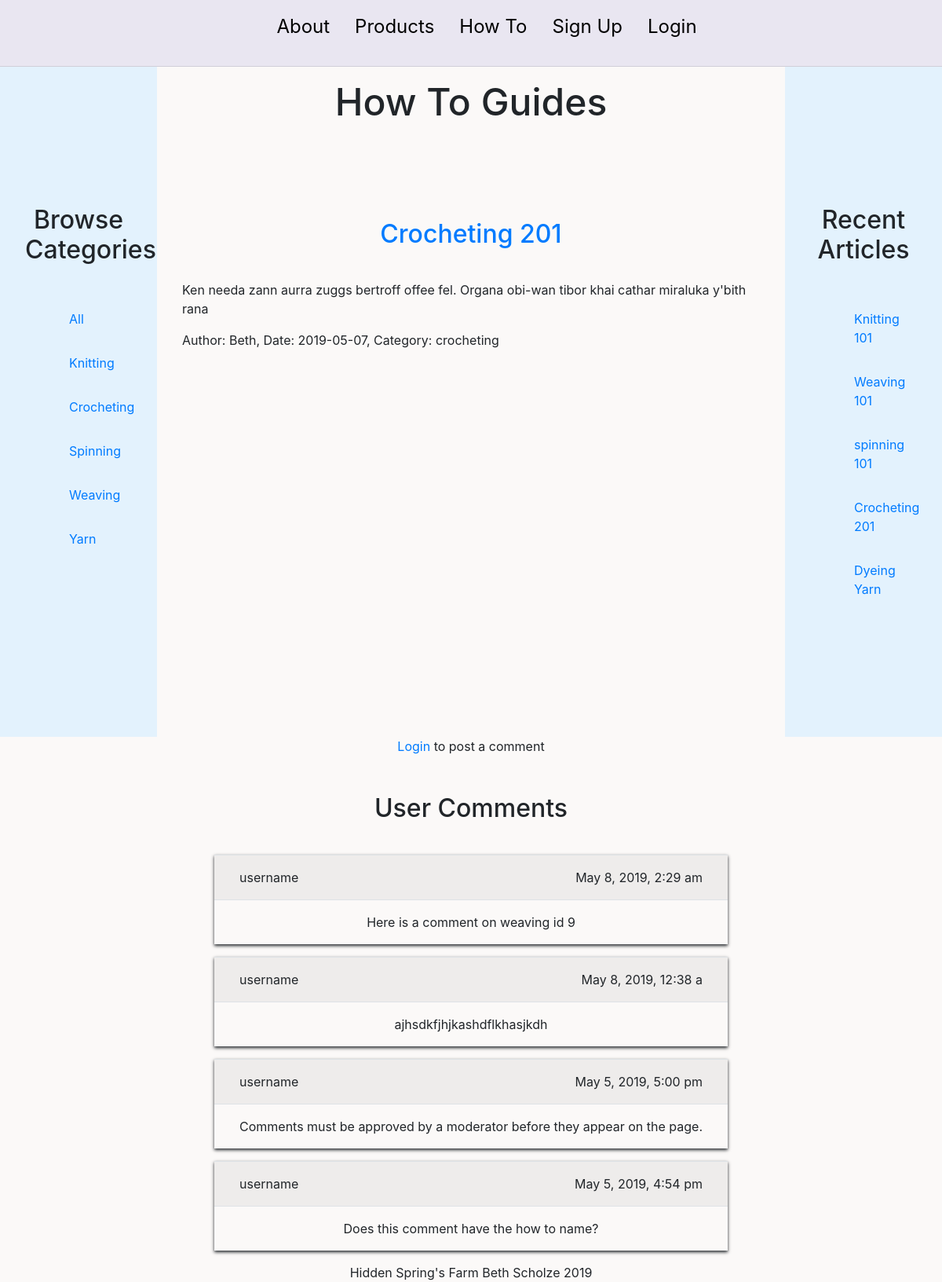
The app's page /howTos.php?howToId=2 with its own data.
### tables this page shows
CREATE TABLE `how_to_guides` (
  `id` int(11) NOT NULL AUTO_INCREMENT,
  `title` varchar(30) DEFAULT NULL,
  `date` date DEFAULT NULL,
  `content` text,
  `author` varchar(40) DEFAULT NULL,
  `category` varchar(20) DEFAULT NULL,
  `picture` varchar(30) DEFAULT NULL,
  `visible` varchar(5) DEFAULT 'yes',
  PRIMARY KEY (`id`)
);

CREATE TABLE `user_comments` (
  `commentId` int(11) NOT NULL AUTO_INCREMENT,
  `userId` int(11) DEFAULT NULL,
  `comment` text,
  `date` varchar(20) DEFAULT NULL,
  `approved` varchar(5) DEFAULT 'no',
  `username` varchar(30) DEFAULT NULL,
  `howTo` varchar(30) DEFAULT NULL,
  PRIMARY KEY (`commentId`)
);

### howTos.php (the view, shortened to what this page needs)
<?php
    require_once('header.php');
    require_once('navmenu.php');
    $title = '';
    ?>
    <section>
        <div class="row mb-5">
            <aside class="col-sm-12 col-md-2 aside">
                <h2>Browse Categories</h2>
                <ul>
                    <li><a href="howTos.php?howToId=6">All</a></li>
                    <li><a href="howTos.php?howToId=1">Knitting</a></li>
                    <li><a href="howTos.php?howToId=2">Crocheting</a></li>
                    <li><a href="howTos.php?howToId=3">Spinning</a></li>
                    <li><a href="howTos.php?howToId=4">Weaving</a></li>
                    <li><a href="howTos.php?howToId=5">Yarn</a></li>
                </ul>
            <?php
            if(isset($_GET['howToId'])) {
                $dbc = mysqli_connect(DB_HOST, DB_USER, DB_PASSWORD, DB_NAME)
                    or die('Error connecting to the database.');
                $query = "Select * from how_to_guides";
                $sort = $_GET['howToId'];
                switch ($sort) {
                case 2:
                    $query .= " where category='crocheting' and visible = 'yes'";
                    break;
                }
                 ?>
                </aside>
                <article id="howTo" class="col-sm-12 col-md-8">
                <?php
                $result = mysqli_query($dbc, $query)
                        or die("Error Selecting guides.");
                while($row = mysqli_fetch_array($result)) {
                    ?>
                    <h2><a href="howTos.php?titleId=<?php echo $row['id'] ?>"><?php echo $row['title'] ?></a></h2>
                    <p><?php echo substr($row['content'], 0, 100) ?></p>
                    <p>Author: <?php echo $row['author'] ?>, Date: <?php echo
                            $row['date'] ?>, Category: <?php echo $row['category'] ?></p>
                    <?php
                }
            }
            ?>
            </article>
            <aside class="col-sm-12 col-md-2 aside">
                <h2>Recent Articles</h2>
                <ul>
                <?php
                $dbc = mysqli_connect(DB_HOST, DB_USER, DB_PASSWORD, DB_NAME)
                    or die('Error connecting to the database.');
                $query = "Select * from how_to_guides where visible = 'yes' order by date limit 10";
                $result = mysqli_query($dbc, $query)
                        or die("Error Selecting guides.");
                while($row = mysqli_fetch_array($result)) {
                    ?>
                   <li><a href="howTos.php?titleId=<?php echo $row['id'] ?>"><?php echo $row['title'] ?></a></li>
                    <?php
                }
                ?>
                </ul>
            </aside>
        </div>
        <div class="row mt-5">
            <div class="mx-auto">
                <?php
                if(isset($_SESSION['username'])) {
                    ?>
                    <form class="forms" method="post" action="<?php echo $_SERVER['PHP_SELF']?>">
                        <h3>Add a comment</h3>
                        <textarea name="comment" id="comment" rows="4" cols="50">Comments must be approved by a moderator before they appear on the page.
                        </textarea><br />
                        <input type="hidden" name="title" value="<?php echo $title ?>" />
                        <input type="submit" name="submit" value="Post comment" />
                    </form>
                    <br />
                    <br />
                <?php
                }
                else {
                    echo '<p><a href="login.php">Login</a> to post a comment</p>';
                }
                ?>
            </div>
        </div>
         <div class="row">
            <div class="mx-auto">
                <h2>User Comments</h2>
                    <?php
                    $dbc = mysqli_connect(DB_HOST, DB_USER, DB_PASSWORD, DB_NAME)
                            or die('Error connecting to the database.');
                    $query = "Select * from user_comments where approved='yes' and howTo='$title' order by date desc";
                    $result = mysqli_query($dbc, $query)
                            or die ('Error querying the user comments.');
                     while($row = mysqli_fetch_array($result)) {
                        ?>
                        <table class="table table-striped" id="commentTable">
                        <tr><td class="text-left"><?php echo $row['username'] ?></td><td class="text-right"><?php echo $row['date'] ?></td></tr>
                        <tr><td colspan="2"><?php echo $row['comment'] ?></td></tr>
                        </table>
                        <?php
                     }
                    ?>
            </div>
        </div>
   </section>
   <?php
    require_once('footer.php');
    ?>

### css/styles.css (style rules this page uses)
* { box-sizing: border-box; }
body { background-color: #fbf9f8; }
ul li { list-style-type: none; padding: 1em; }
td, th { padding: 1em; text-align: center; }
h2 { text-align: center; padding-bottom: 1em; padding-top:1em; }
.aside { background-color: #e3f2fd; padding: 9em 2em; margin-top: -8.1em; margin-bottom: -3em; }
#howTo { padding: 2em; }
#commentTable { border: none; box-shadow: 0 2px 4px 0; }
#commentTable tr td { padding: 1em 2em; }
table { border: solid black 1px; margin-bottom: 2em; }
html, body { height: 100%; }
body { display: flex; flex-direction: column; }

### records on screen
how_to_guides: title "Crocheting 201", content "Ken needa zann aurra zuggs bertroff offee fel. Organa obi-wan tibor khai cathar miraluka y'bith rana", author "Beth", date "2019-05-07", category "crocheting"
how_to_guides: title "Knitting 101"
how_to_guides: title "Weaving 101"
how_to_guides: title "spinning 101"
how_to_guides: title "Dyeing Yarn"
user_comments: username "username", date "May 8, 2019, 2:29 am", comment "Here is a comment on weaving id 9"
user_comments: username "username", date "May 8, 2019, 12:38 a", comment "ajhsdkfjhjkashdflkhasjkdh"
user_comments: username "username", date "May 5, 2019, 5:00 pm", comment "Comments must be approved by a moderator before they appear on the page."
user_comments: username "username", date "May 5, 2019, 4:54 pm", comment "Does this comment have the how to name?"

### other values on screen
$page_title "How To Guides"
